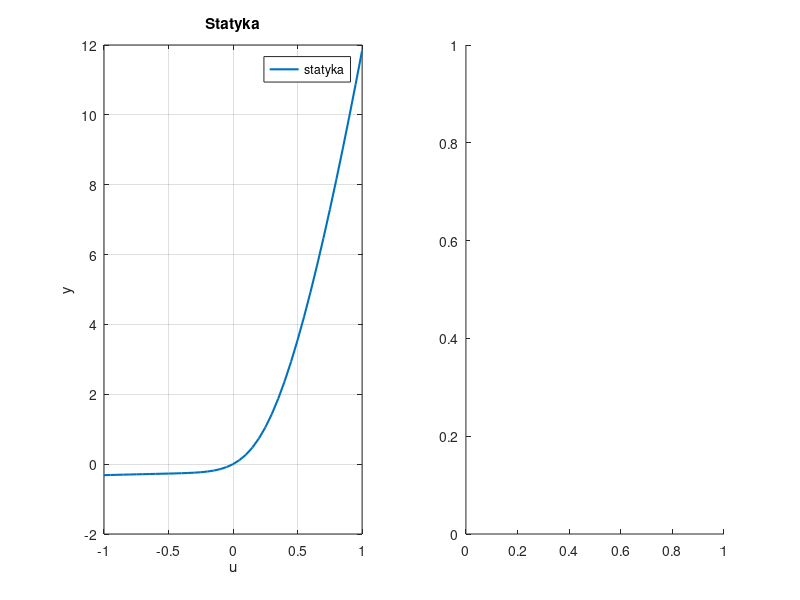

This chart was generated by the following MATLAB code: (Note: this script raises an error after producing the figure.)
addpath('funkcje_przynaleznosci\')

% Główna funkcja do wyświetlania wykresów przynależności
function plot_membership_functions(z_vals, z_switch, subplot_position)
    numModels = length(z_vals);            % Liczba modeli lokalnych
    z_min = -2;               % Zakres minimalny wykresu
    z_max = 12;               % Zakres maksymalny wykresu
    z_range = linspace(z_min, z_max, 1000); % Przedział wartości 'z' dla wykresu
    
    % Tworzenie i wyświetlanie wykresów dla każdego modelu
    subplot(1, 2, subplot_position); hold on;
    colors = lines(numModels);  % Kolory dla każdego modelu

    % Obliczanie i rysowanie funkcji przynależności dla każdego modelu
    for i = 1:numModels
        mi_values = zeros(1, length(z_range));
        for j = 1:length(z_range)
            % Obliczanie przynależności dla każdego punktu z zakresu
            mi = fun_przyn_trap(z_range(j), z_vals, z_switch);
            mi_values(j) = mi(i);
        end
        
        % Rysowanie wykresu dla modelu i
        plot(mi_values, z_range,'Color', colors(i,:), 'DisplayName', sprintf('Model %d', i), 'LineWidth', 1.5);
    end
    
    % Ustawienia wykresu
    xlabel('Przynależność');
    ylabel('y');
    title('Funkcje przynależności trapezoidalne');
    legend('show');
    grid on;
end

% Przykładowe użycie
z_vals = [-0.5 1,3,6];  % Wartości centralne dla modeli lokalnych
z_switch = 1;  % Szerokość płaskiego fragmentu trapezu

% Wczytanie danych i rysowanie subplotów
load("statyka.mat");

figure;
% Lewy subplot (statyka)
subplot(1, 2, 1);
plot(us, ys, 'DisplayName', 'statyka', 'LineWidth', 1.5);
xlabel('u');
ylabel('y');
title('Statyka');
legend('show');
grid on;

% Prawy subplot (funkcje przynależności)
plot_membership_functions(z_vals, z_switch, 2);
